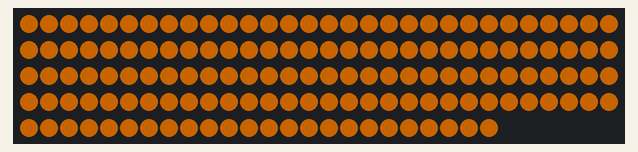
The sketch below on a simulated Arduino Uno, built with avr-gcc and run on an emulated ATmega328P. On the bench: 144 RGB LEDs in strip order, left to right, continuing on the next row. Dim RGB values are drawn brighter than linear.

Above: at 0.1 s.

The sketch:

ledsRandom.ino
```cpp
#include <Adafruit_NeoPixel.h>
#define PIN 6
#define NBLED 144
// Init de Adafruit
Adafruit_NeoPixel strip = Adafruit_NeoPixel(NBLED, PIN, NEO_GRB + NEO_KHZ800);


int i=0;
uint32_t c=0, black = 0, colors[NBLED];
int currColor = 0;
int colorIndex = 0;


static char input_led [NBLED*3] ;

void oneByOne(){
  for(i=0;i<NBLED;i++)
     {
         strip.setPixelColor(i,100,50,0);//colors[(3*i+3*offset)%NBLED]);
     }
     strip.show();
}

void setup ()
  {
   colorIndex = 0;

   /*for(i=0;i<NBLED;i++)
     colors[i] = strip.Color(random(2,50),random(2,60),random(2,40));*/


   // Init Leds
   strip.begin();
   strip.show();
   //oneByOne();
  } // end of setup

void loop()
  {
  if (colorIndex >= NBLED){
    colorIndex = 0;
  }
  oneByOne();
  colorIndex++;
  delay(400);
}
```
